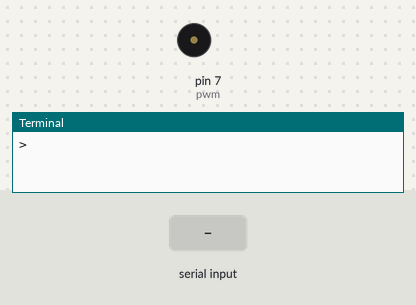
Bench run of a program on a simulated Raspberry Pi (header pin numbers). Shown: buzzer (waves = sounding), the last lines printed to the terminal. The inputs (shaded band) are chosen by the test bench.

Above: at 1.2 s.
1.3 s: "1" typed at the terminal, then Enter
At 2.9 s:
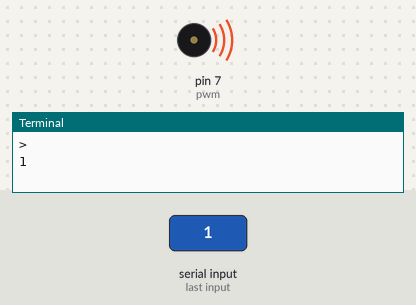
4.3 s: "2" typed at the terminal, then Enter
7.3 s: "3" typed at the terminal, then Enter
Timing chart, 0 to 14.8 s (numbered marks = the images above; inputs shaded):
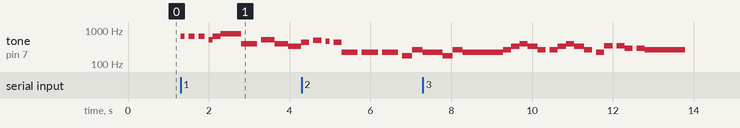

The program:

piezo.py
```python
# The frequencies in this code was based on the note frequencies found at:
# https://pages.mtu.edu/~suits/notefreqs.html
# Tuned at A4 = 440Hz.

import RPi.GPIO as GPIO
from time import sleep

_NOTE_F3 = 175
_NOTE_A3 = 220
_NOTE_C4 = 262
_NOTE_E5 = 659
_NOTE_C5 = 523
_NOTE_G5 = 784
_NOTE_G4 = 392
_NOTE_E4 = 330
_NOTE_A4 = 440
_NOTE_B4 = 494
_NOTE_AS4 = 466 # Bb4
_NOTE_E4 = 329
_NOTE_F4 = 349
_NOTE_D4 = 293


# mario = [E5, E5, E5, C5, E5, G5, G4, C5, G4, E4, A4, B4, Bb4, A4]

class Piezo:

    def __init__(self):
        GPIO.setwarnings(False)        # prevent warnings
        GPIO.setmode(GPIO.BOARD)       # setup I/O
        GPIO.setup(7, GPIO.OUT)        # sets pin 7 to output
        self.pwm = GPIO.PWM(7, 100)    # variable for pin 7 with frequency

    def play_mario(self):

        self.pwm.start(50) # Start Mario

        self.pwm.ChangeFrequency(_NOTE_E5)
        sleep(0.10)
        self.pause()

        self.pwm.ChangeFrequency(_NOTE_E5)
        sleep(0.15)
        self.pause()

        self.pwm.ChangeFrequency(_NOTE_E5)
        sleep(0.15)
        self.pause()

        self.pwm.ChangeFrequency(_NOTE_C5)
        sleep(0.10)
        self.pwm.ChangeFrequency(_NOTE_E5)
        sleep(0.20)

        # --------------------
        self.pwm.ChangeFrequency(_NOTE_G5)
        sleep(0.5)

        self.pwm.ChangeFrequency(_NOTE_G4)
        sleep(0.4)
        self.pause()

        # ---------------------
        self.pwm.ChangeFrequency(_NOTE_C5)
        sleep(0.33)
        self.pwm.ChangeFrequency(_NOTE_G4)
        sleep(0.33)
        self.pwm.ChangeFrequency(_NOTE_E4)
        sleep(0.33)
        # ---------------------
        self.pwm.ChangeFrequency(_NOTE_A4)
        sleep(0.20)
        self.pause()
        self.pwm.ChangeFrequency(_NOTE_B4)
        sleep(0.20)
        self.pause()
        self.pwm.ChangeFrequency(_NOTE_AS4)
        sleep(0.10)
        self.pause()
        self.pwm.ChangeFrequency(_NOTE_A4)
        sleep(0.20)

        self.pwm.stop()

    def play_starwars(self):

        self.pwm.start(50) # Start imperial march

        self.pwm.ChangeFrequency(_NOTE_A3)
        sleep(0.4)
        self.pause()

        self.pwm.ChangeFrequency(_NOTE_A3)
        sleep(0.4)
        self.pause()

        self.pwm.ChangeFrequency(_NOTE_A3)
        sleep(0.4)
        self.pause()

        self.pwm.ChangeFrequency(_NOTE_F3)
        sleep(0.25)

        self.pwm.ChangeFrequency(_NOTE_C4)
        sleep(0.25)
        # ------------
        self.pwm.ChangeFrequency(_NOTE_A3)
        sleep(0.5)

        self.pwm.ChangeFrequency(_NOTE_F3)
        sleep(0.25)

        self.pwm.ChangeFrequency(_NOTE_C4)
        sleep(0.25)

        self.pwm.ChangeFrequency(_NOTE_A3)
        sleep(1)

        self.pwm.stop()

    def play_icecream(self):

        self.pwm.start(50) # Start icecreamcar

        # --------------------------------
        self.pwm.ChangeFrequency(_NOTE_C4)
        sleep(0.20)

        self.pwm.ChangeFrequency(_NOTE_E4)
        sleep(0.20)

        self.pwm.ChangeFrequency(_NOTE_G4)
        sleep(0.20)

        self.pwm.ChangeFrequency(_NOTE_E4)
        sleep(0.25)

        self.pwm.ChangeFrequency(_NOTE_C4)
        sleep(0.20)
        self.pause()
        # -------------------------------
        self.pwm.ChangeFrequency(_NOTE_C4)
        sleep(0.20)

        self.pwm.ChangeFrequency(_NOTE_E4)
        sleep(0.20)

        self.pwm.ChangeFrequency(_NOTE_G4)
        sleep(0.20)

        self.pwm.ChangeFrequency(_NOTE_E4)
        sleep(0.25)

        self.pwm.ChangeFrequency(_NOTE_C4)
        sleep(0.2)
        self.pause()
        # --------------------------------
        self.pwm.ChangeFrequency(_NOTE_A3)
        sleep(0.2)

        self.pwm.ChangeFrequency(_NOTE_F4)
        sleep(0.2)
        self.pause()

        self.pwm.ChangeFrequency(_NOTE_F4)
        sleep(0.2)

        self.pwm.ChangeFrequency(_NOTE_D4)
        sleep(0.2)
        self.pause()

        self.pwm.ChangeFrequency(_NOTE_D4)
        sleep(0.2)

        # --------------------------------
        self.pwm.ChangeFrequency(_NOTE_C4)
        sleep(1)

        self.pwm.stop()


    def pause(self):
        self.pwm.stop()
        sleep(0.1)
        self.pwm.start(50)


    def play(self, message):

        if (message == 'mario'):
            self.play_mario()
        elif (message == 'starwars'):
            self.play_starwars()
        elif (message == 'icecream'):
            self.play_icecream()


def main():
    # Testing purpose
    piezo = Piezo()
    while(True):
        cin = str(input(">"))
        if (cin == '1'):
            piezo.play_mario()
        elif (cin == '2'):
            piezo.play_starwars()
        elif (cin == '3'):
            piezo.play_icecream()
        elif (cin == 'q'):
            break

if __name__ == "__main__":
    main()
```

Measured:
- after the input at 1.3 s, tone on pin 7 (pwm): plays 659 Hz for 0.10 s, 659 Hz for 0.15 s, 659 Hz for 0.15 s, 523 Hz for 0.10 s, 659 Hz for 0.20 s, 784 Hz for 0.50 s … (11 notes in this stretch), starting at once
